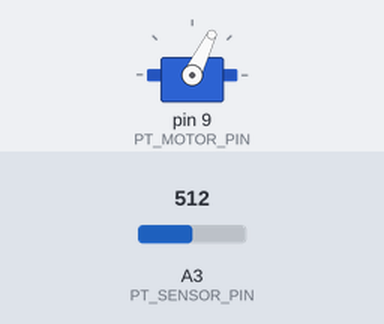
The sketch below on a simulated Arduino Uno, built with avr-gcc and run on an emulated ATmega328P. On the bench: servo. The test bench sets the inputs (shaded band); at power-on: A3 (PT_SENSOR_PIN) = 512.

Above: at 2.2 s.
2.3 s: A3 (PT_SENSOR_PIN) set to 12
3.8 s: A3 (PT_SENSOR_PIN) set to 9
At 4.3 s:
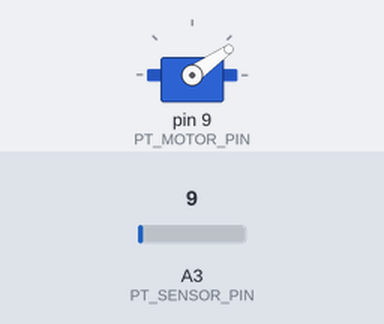
5.3 s: A3 (PT_SENSOR_PIN) set to 122
At 6.3 s:
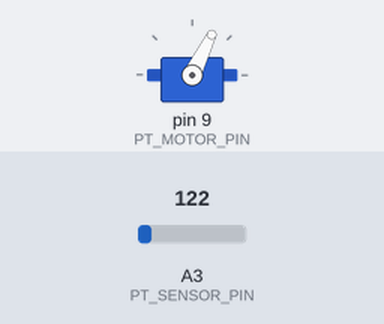
6.8 s: A3 (PT_SENSOR_PIN) set to 0
At 7.6 s:
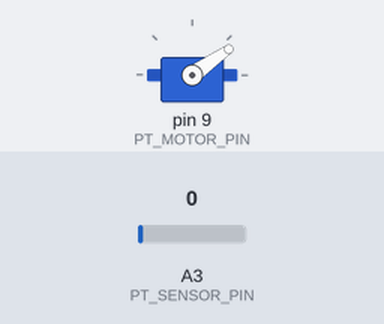
Timing chart, 0 to 9.3 s (numbered marks = the images above; inputs shaded):
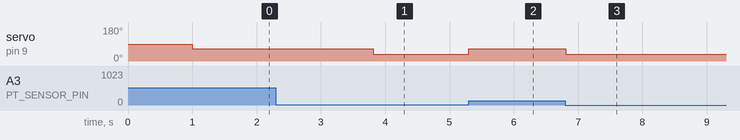

The sketch:

sketch_april7_motor_decimal_speed.ino
```cpp
#include <PID_v1.h>
#define PIN_INPUT 0
#define PIN_OUTPUT 3
#include <HID.h>
#include <Servo.h> //Use the Servo librarey for generating PWM


int hallState = 0; // sensor's state

int totalHz = 0;
int totalRots = 0;

int val = 0;
float prevElapsed = 0;
int rotTime = 0;


/////////////////////////////////////////////////////////////////////////////////
const int PT_SENSOR_PIN = A3; //photosensor pin
const int PT_MOTOR_PIN = 9;
const int hallPin = 2; // hallPin to Arduino pin 2
const long SAMPLE_FREQ = 60; //Frequency of sampling and detecting frames in Hz.
const int FRAME_ON_VAL = 20; //The raw sensor value of the white frame on the monitor.
const int FRAME_OFF_VAL = 0; //The raw sensor value of the black frame on the monitor.
//Calculated and Global variables:
const long INTERVAL_PT = 1000000 / SAMPLE_FREQ;
const int FRAME_CUTTOFF_VAL = (FRAME_ON_VAL - FRAME_OFF_VAL) / 2;
bool prevFrameVal = false; //prev frame value
Servo ESC; //name the servo object, here ESC
int prevHallState; // Hall sensor's previous state
unsigned long prevMicrosPT = 0;

void setup()
{
  ESC.attach(PT_MOTOR_PIN); //Generate PWM in pin 9 of Arduino
  pinMode(hallPin, INPUT); // set hallPin (2) to receive input
  prevHallState = LOW; // no rotations previously detected
  prevFrameVal = getFrameStatus();
  delay(1000);
  ESC.writeMicroseconds(1000);
}

void loop()
{
  unsigned long currentMicrosPT = micros();
  if(currentMicrosPT - prevMicrosPT >= INTERVAL_PT) {
//    ESC.writeMicroseconds(didFrameChange()? 1000 : 0); //70 - 90 miliseconds is safe
    ESC.writeMicroseconds(getFrameStatus() ? 1200 : 900); //70 - 90 miliseconds is safe
    prevFrameVal = getFrameStatus();
    prevMicrosPT = currentMicrosPT;
  }
}


/**
 * Compares the prevFrameValue with current Frame. Returns true if they are not the same and false otherwise.
 */
bool didFrameChange(){
  return (getFrameStatus() != prevFrameVal);
}

/**
 * return frame status as a boolean.
 */
bool getFrameStatus(){
    return (analogRead(PT_SENSOR_PIN) > FRAME_CUTTOFF_VAL);
}
```

Measured:
- the behaviour switches between 11 and 10 on A3 (PT_SENSOR_PIN) (found by bisection; images 0 and 1)
- after the input at 2.3 s, every drawn part: stays the same
- after the input at 3.8 s, servo on pin 9 (PT_MOTOR_PIN): 64° → 35° at once
- after the input at 5.3 s, servo on pin 9 (PT_MOTOR_PIN): 35° → 64° at once
- after the input at 6.8 s, servo on pin 9 (PT_MOTOR_PIN): 64° → 35° at once
